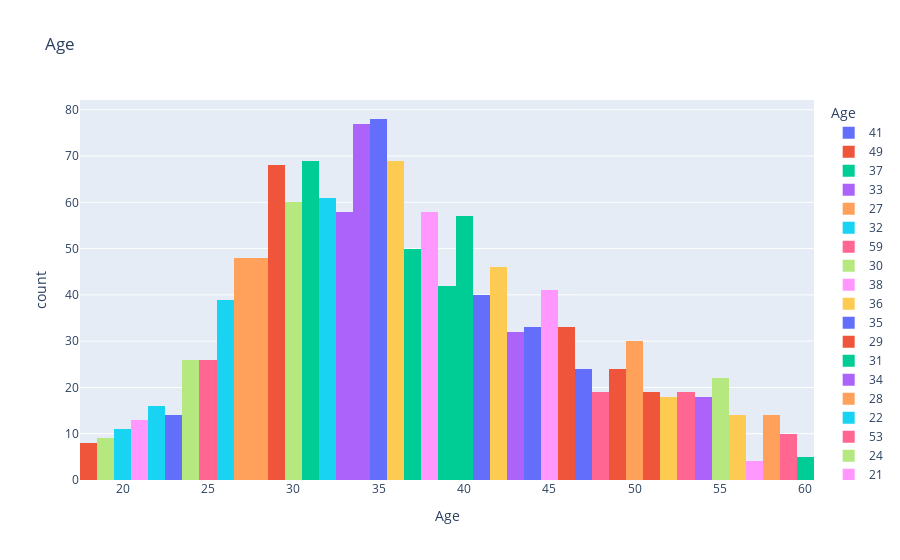

Notebook code cell kept with this figure:
### Code cell
# Age:
fig = px.histogram(age, x="Age", color = 'Age', title= 'Age')
fig.show()

### Figure 1 — Plotly figure (JSON) as saved in the notebook; plotly's stock layout.template omitted (floating-point values rounded to 4 significant figures)
{"data": [{"alignmentgroup": "True", "bingroup": "x", "hovertemplate": "Age=%{x}<br>count=%{y}<extra></extra>", "legendgroup": "41", "marker": {"color": "#636efa"}, "name": "41", "offsetgroup": "41", "orientation": "v", "showlegend": true, "type": "histogram", "x": [41, 41, 41, 41, 41, 41, 41, 41, 41, 41, 41, 41, 41, 41, 41, 41, 41, 41, 41, 41, 41, 41, 41, 41, 41, 41, 41, 41, 41, 41, 41, 41, 41, 41, 41, 41, 41, 41, 41, 41], "xaxis": "x", "yaxis": "y"}, {"alignmentgroup": "True", "bingroup": "x", "hovertemplate": "Age=%{x}<br>count=%{y}<extra></extra>", "legendgroup": "49", "marker": {"color": "#EF553B"}, "name": "49", "offsetgroup": "49", "orientation": "v", "showlegend": true, "type": "histogram", "x": [49, 49, 49, 49, 49, 49, 49, 49, 49, 49, 49, 49, 49, 49, 49, 49, 49, 49, 49, 49, 49, 49, 49, 49], "xaxis": "x", "yaxis": "y"}, {"alignmentgroup": "True", "bingroup": "x", "hovertemplate": "Age=%{x}<br>count=%{y}<extra></extra>", "legendgroup": "37", "marker": {"color": "#00cc96"}, "name": "37", "offsetgroup": "37", "orientation": "v", "showlegend": true, "type": "histogram", "x": [37, 37, 37, 37, 37, 37, 37, 37, 37, 37, 37, 37, 37, 37, 37, 37, 37, 37, 37, 37, 37, 37, 37, 37, 37, 37, 37, 37, 37, 37, 37, 37, 37, 37, 37, 37, 37, 37, 37, 37, 37, 37, 37, 37, 37, 37, 37, 37, 37, 37], "xaxis": "x", "yaxis": "y"}, {"alignmentgroup": "True", "bingroup": "x", "hovertemplate": "Age=%{x}<br>count=%{y}<extra></extra>", "legendgroup": "33", "marker": {"color": "#ab63fa"}, "name": "33", "offsetgroup": "33", "orientation": "v", "showlegend": true, "type": "histogram", "x": [33, 33, 33, 33, 33, 33, 33, 33, 33, 33, 33, 33, 33, 33, 33, 33, 33, 33, 33, 33, 33, 33, 33, 33, 33, 33, 33, 33, 33, 33, 33, 33, 33, 33, 33, 33, 33, 33, 33, 33, 33, 33, 33, 33, 33, 33, 33, 33, 33, 33, 33, 33, 33, 33, 33, 33, 33, 33], "xaxis": "x", "yaxis": "y"}, {"alignmentgroup": "True", "bingroup": "x", "hovertemplate": "Age=%{x}<br>count=%{y}<extra></extra>", "legendgroup": "27", "marker": {"color": "#FFA15A"}, "name": "27", "offsetgroup": "27", "orientation": "v", "showlegend": true, "type": "histogram", "x": [27, 27, 27, 27, 27, 27, 27, 27, 27, 27, 27, 27, 27, 27, 27, 27, 27, 27, 27, 27, 27, 27, 27, 27, 27, 27, 27, 27, 27, 27, 27, 27, 27, 27, 27, 27, 27, 27, 27, 27, 27, 27, 27, 27, 27, 27, 27, 27], "xaxis": "x", "yaxis": "y"}, {"alignmentgroup": "True", "bingroup": "x", "hovertemplate": "Age=%{x}<br>count=%{y}<extra></extra>", "legendgroup": "32", "marker": {"color": "#19d3f3"}, "name": "32", "offsetgroup": "32", "orientation": "v", "showlegend": true, "type": "histogram", "x": [32, 32, 32, 32, 32, 32, 32, 32, 32, 32, 32, 32, 32, 32, 32, 32, 32, 32, 32, 32, 32, 32, 32, 32, 32, 32, 32, 32, 32, 32, 32, 32, 32, 32, 32, 32, 32, 32, 32, 32, 32, 32, 32, 32, 32, 32, 32, 32, 32, 32, 32, 32, 32, 32, 32, 32, 32, 32, 32, 32, 32], "xaxis": "x", "yaxis": "y"}, {"alignmentgroup": "True", "bingroup": "x", "hovertemplate": "Age=%{x}<br>count=%{y}<extra></extra>", "legendgroup": "59", "marker": {"color": "#FF6692"}, "name": "59", "offsetgroup": "59", "orientation": "v", "showlegend": true, "type": "histogram", "x": [59, 59, 59, 59, 59, 59, 59, 59, 59, 59], "xaxis": "x", "yaxis": "y"}, {"alignmentgroup": "True", "bingroup": "x", "hovertemplate": "Age=%{x}<br>count=%{y}<extra></extra>", "legendgroup": "30", "marker": {"color": "#B6E880"}, "name": "30", "offsetgroup": "30", "orientation": "v", "showlegend": true, "type": "histogram", "x": [30, 30, 30, 30, 30, 30, 30, 30, 30, 30, 30, 30, 30, 30, 30, 30, 30, 30, 30, 30, 30, 30, 30, 30, 30, 30, 30, 30, 30, 30, 30, 30, 30, 30, 30, 30, 30, 30, 30, 30, 30, 30, 30, 30, 30, 30, 30, 30, 30, 30, 30, 30, 30, 30, 30, 30, 30, 30, 30, 30], "xaxis": "x", "yaxis": "y"}, {"alignmentgroup": "True", "bingroup": "x", "hovertemplate": "Age=%{x}<br>count=%{y}<extra></extra>", "legendgroup": "38", "marker": {"color": "#FF97FF"}, "name": "38", "offsetgroup": "38", "orientation": "v", "showlegend": true, "type": "histogram", "x": [38, 38, 38, 38, 38, 38, 38, 38, 38, 38, 38, 38, 38, 38, 38, 38, 38, 38, 38, 38, 38, 38, 38, 38, 38, 38, 38, 38, 38, 38, 38, 38, 38, 38, 38, 38, 38, 38, 38, 38, 38, 38, 38, 38, 38, 38, 38, 38, 38, 38, 38, 38, 38, 38, 38, 38, 38, 38], "xaxis": "x", "yaxis": "y"}, {"alignmentgroup": "True", "bingroup": "x", "hovertemplate": "Age=%{x}<br>count=%{y}<extra></extra>", "legendgroup": "36", "marker": {"color": "#FECB52"}, "name": "36", "offsetgroup": "36", "orientation": "v", "showlegend": true, "type": "histogram", "x": [36, 36, 36, 36, 36, 36, 36, 36, 36, 36, 36, 36, 36, 36, 36, 36, 36, 36, 36, 36, 36, 36, 36, 36, 36, 36, 36, 36, 36, 36, 36, 36, 36, 36, 36, 36, 36, 36, 36, 36, 36, 36, 36, 36, 36, 36, 36, 36, 36, 36, 36, 36, 36, 36, 36, 36, 36, 36, 36, 36, 36, 36, 36, 36, 36, 36, 36, 36, 36], "xaxis": "x", "yaxis": "y"}, {"alignmentgroup": "True", "bingroup": "x", "hovertemplate": "Age=%{x}<br>count=%{y}<extra></extra>", "legendgroup": "35", "marker": {"color": "#636efa"}, "name": "35", "offsetgroup": "35", "orientation": "v", "showlegend": true, "type": "histogram", "x": [35, 35, 35, 35, 35, 35, 35, 35, 35, 35, 35, 35, 35, 35, 35, 35, 35, 35, 35, 35, 35, 35, 35, 35, 35, 35, 35, 35, 35, 35, 35, 35, 35, 35, 35, 35, 35, 35, 35, 35, 35, 35, 35, 35, 35, 35, 35, 35, 35, 35, 35, 35, 35, 35, 35, 35, 35, 35, 35, 35, 35, 35, 35, 35, 35, 35, 35, 35, 35, 35, 35, 35, 35, 35, 35, 35, 35, 35], "xaxis": "x", "yaxis": "y"}, {"alignmentgroup": "True", "bingroup": "x", "hovertemplate": "Age=%{x}<br>count=%{y}<extra></extra>", "legendgroup": "29", "marker": {"color": "#EF553B"}, "name": "29", "offsetgroup": "29", "orientation": "v", "showlegend": true, "type": "histogram", "x": [29, 29, 29, 29, 29, 29, 29, 29, 29, 29, 29, 29, 29, 29, 29, 29, 29, 29, 29, 29, 29, 29, 29, 29, 29, 29, 29, 29, 29, 29, 29, 29, 29, 29, 29, 29, 29, 29, 29, 29, 29, 29, 29, 29, 29, 29, 29, 29, 29, 29, 29, 29, 29, 29, 29, 29, 29, 29, 29, 29, 29, 29, 29, 29, 29, 29, 29, 29], "xaxis": "x", "yaxis": "y"}, {"alignmentgroup": "True", "bingroup": "x", "hovertemplate": "Age=%{x}<br>count=%{y}<extra></extra>", "legendgroup": "31", "marker": {"color": "#00cc96"}, "name": "31", "offsetgroup": "31", "orientation": "v", "showlegend": true, "type": "histogram", "x": [31, 31, 31, 31, 31, 31, 31, 31, 31, 31, 31, 31, 31, 31, 31, 31, 31, 31, 31, 31, 31, 31, 31, 31, 31, 31, 31, 31, 31, 31, 31, 31, 31, 31, 31, 31, 31, 31, 31, 31, 31, 31, 31, 31, 31, 31, 31, 31, 31, 31, 31, 31, 31, 31, 31, 31, 31, 31, 31, 31, 31, 31, 31, 31, 31, 31, 31, 31, 31], "xaxis": "x", "yaxis": "y"}, {"alignmentgroup": "True", "bingroup": "x", "hovertemplate": "Age=%{x}<br>count=%{y}<extra></extra>", "legendgroup": "34", "marker": {"color": "#ab63fa"}, "name": "34", "offsetgroup": "34", "orientation": "v", "showlegend": true, "type": "histogram", "x": [34, 34, 34, 34, 34, 34, 34, 34, 34, 34, 34, 34, 34, 34, 34, 34, 34, 34, 34, 34, 34, 34, 34, 34, 34, 34, 34, 34, 34, 34, 34, 34, 34, 34, 34, 34, 34, 34, 34, 34, 34, 34, 34, 34, 34, 34, 34, 34, 34, 34, 34, 34, 34, 34, 34, 34, 34, 34, 34, 34, 34, 34, 34, 34, 34, 34, 34, 34, 34, 34, 34, 34, 34, 34, 34, 34, 34], "xaxis": "x", "yaxis": "y"}, {"alignmentgroup": "True", "bingroup": "x", "hovertemplate": "Age=%{x}<br>count=%{y}<extra></extra>", "legendgroup": "28", "marker": {"color": "#FFA15A"}, "name": "28", "offsetgroup": "28", "orientation": "v", "showlegend": true, "type": "histogram", "x": [28, 28, 28, 28, 28, 28, 28, 28, 28, 28, 28, 28, 28, 28, 28, 28, 28, 28, 28, 28, 28, 28, 28, 28, 28, 28, 28, 28, 28, 28, 28, 28, 28, 28, 28, 28, 28, 28, 28, 28, 28, 28, 28, 28, 28, 28, 28, 28], "xaxis": "x", "yaxis": "y"}, {"alignmentgroup": "True", "bingroup": "x", "hovertemplate": "Age=%{x}<br>count=%{y}<extra></extra>", "legendgroup": "22", "marker": {"color": "#19d3f3"}, "name": "22", "offsetgroup": "22", "orientation": "v", "showlegend": true, "type": "histogram", "x": [22, 22, 22, 22, 22, 22, 22, 22, 22, 22, 22, 22, 22, 22, 22, 22], "xaxis": "x", "yaxis": "y"}, {"alignmentgroup": "True", "bingroup": "x", "hovertemplate": "Age=%{x}<br>count=%{y}<extra></extra>", "legendgroup": "53", "marker": {"color": "#FF6692"}, "name": "53", "offsetgroup": "53", "orientation": "v", "showlegend": true, "type": "histogram", "x": [53, 53, 53, 53, 53, 53, 53, 53, 53, 53, 53, 53, 53, 53, 53, 53, 53, 53, 53], "xaxis": "x", "yaxis": "y"}, {"alignmentgroup": "True", "bingroup": "x", "hovertemplate": "Age=%{x}<br>count=%{y}<extra></extra>", "legendgroup": "24", "marker": {"color": "#B6E880"}, "name": "24", "offsetgroup": "24", "orientation": "v", "showlegend": true, "type": "histogram", "x": [24, 24, 24, 24, 24, 24, 24, 24, 24, 24, 24, 24, 24, 24, 24, 24, 24, 24, 24, 24, 24, 24, 24, 24, 24, 24], "xaxis": "x", "yaxis": "y"}, {"alignmentgroup": "True", "bingroup": "x", "hovertemplate": "Age=%{x}<br>count=%{y}<extra></extra>", "legendgroup": "21", "marker": {"color": "#FF97FF"}, "name": "21", "offsetgroup": "21", "orientation": "v", "showlegend": true, "type": "histogram", "x": [21, 21, 21, 21, 21, 21, 21, 21, 21, 21, 21, 21, 21], "xaxis": "x", "yaxis": "y"}, {"alignmentgroup": "True", "bingroup": "x", "hovertemplate": "Age=%{x}<br>count=%{y}<extra></extra>", "legendgroup": "42", "marker": {"color": "#FECB52"}, "name": "42", "offsetgroup": "42", "orientation": "v", "showlegend": true, "type": "histogram", "x": [42, 42, 42, 42, 42, 42, 42, 42, 42, 42, 42, 42, 42, 42, 42, 42, 42, 42, 42, 42, 42, 42, 42, 42, 42, 42, 42, 42, 42, 42, 42, 42, 42, 42, 42, 42, 42, 42, 42, 42, 42, 42, 42, 42, 42, 42], "xaxis": "x", "yaxis": "y"}, {"alignmentgroup": "True", "bingroup": "x", "hovertemplate": "Age=%{x}<br>count=%{y}<extra></extra>", "legendgroup": "44", "marker": {"color": "#636efa"}, "name": "44", "offsetgroup": "44", "orientation": "v", "showlegend": true, "type": "histogram", "x": [44, 44, 44, 44, 44, 44, 44, 44, 44, 44, 44, 44, 44, 44, 44, 44, 44, 44, 44, 44, 44, 44, 44, 44, 44, 44, 44, 44, 44, 44, 44, 44, 44], "xaxis": "x", "yaxis": "y"}, {"alignmentgroup": "True", "bingroup": "x", "hovertemplate": "Age=%{x}<br>count=%{y}<extra></extra>", "legendgroup": "46", "marker": {"color": "#EF553B"}, "name": "46", "offsetgroup": "46", "orientation": "v", "showlegend": true, "type": "histogram", "x": [46, 46, 46, 46, 46, 46, 46, 46, 46, 46, 46, 46, 46, 46, 46, 46, 46, 46, 46, 46, 46, 46, 46, 46, 46, 46, 46, 46, 46, 46, 46, 46, 46], "xaxis": "x", "yaxis": "y"}, {"alignmentgroup": "True", "bingroup": "x", "hovertemplate": "Age=%{x}<br>count=%{y}<extra></extra>", "legendgroup": "39", "marker": {"color": "#00cc96"}, "name": "39", "offsetgroup": "39", "orientation": "v", "showlegend": true, "type": "histogram", "x": [39, 39, 39, 39, 39, 39, 39, 39, 39, 39, 39, 39, 39, 39, 39, 39, 39, 39, 39, 39, 39, 39, 39, 39, 39, 39, 39, 39, 39, 39, 39, 39, 39, 39, 39, 39, 39, 39, 39, 39, 39, 39], "xaxis": "x", "yaxis": "y"}, {"alignmentgroup": "True", "bingroup": "x", "hovertemplate": "Age=%{x}<br>count=%{y}<extra></extra>", "legendgroup": "43", "marker": {"color": "#ab63fa"}, "name": "43", "offsetgroup": "43", "orientation": "v", "showlegend": true, "type": "histogram", "x": [43, 43, 43, 43, 43, 43, 43, 43, 43, 43, 43, 43, 43, 43, 43, 43, 43, 43, 43, 43, 43, 43, 43, 43, 43, 43, 43, 43, 43, 43, 43, 43], "xaxis": "x", "yaxis": "y"}, {"alignmentgroup": "True", "bingroup": "x", "hovertemplate": "Age=%{x}<br>count=%{y}<extra></extra>", "legendgroup": "50", "marker": {"color": "#FFA15A"}, "name": "50", "offsetgroup": "50", "orientation": "v", "showlegend": true, "type": "histogram", "x": [50, 50, 50, 50, 50, 50, 50, 50, 50, 50, 50, 50, 50, 50, 50, 50, 50, 50, 50, 50, 50, 50, 50, 50, 50, 50, 50, 50, 50, 50], "xaxis": "x", "yaxis": "y"}, {"alignmentgroup": "True", "bingroup": "x", "hovertemplate": "Age=%{x}<br>count=%{y}<extra></extra>", "legendgroup": "26", "marker": {"color": "#19d3f3"}, "name": "26", "offsetgroup": "26", "orientation": "v", "showlegend": true, "type": "histogram", "x": [26, 26, 26, 26, 26, 26, 26, 26, 26, 26, 26, 26, 26, 26, 26, 26, 26, 26, 26, 26, 26, 26, 26, 26, 26, 26, 26, 26, 26, 26, 26, 26, 26, 26, 26, 26, 26, 26, 26], "xaxis": "x", "yaxis": "y"}, {"alignmentgroup": "True", "bingroup": "x", "hovertemplate": "Age=%{x}<br>count=%{y}<extra></extra>", "legendgroup": "48", "marker": {"color": "#FF6692"}, "name": "48", "offsetgroup": "48", "orientation": "v", "showlegend": true, "type": "histogram", "x": [48, 48, 48, 48, 48, 48, 48, 48, 48, 48, 48, 48, 48, 48, 48, 48, 48, 48, 48], "xaxis": "x", "yaxis": "y"}, {"alignmentgroup": "True", "bingroup": "x", "hovertemplate": "Age=%{x}<br>count=%{y}<extra></extra>", "legendgroup": "55", "marker": {"color": "#B6E880"}, "name": "55", "offsetgroup": "55", "orientation": "v", "showlegend": true, "type": "histogram", "x": [55, 55, 55, 55, 55, 55, 55, 55, 55, 55, 55, 55, 55, 55, 55, 55, 55, 55, 55, 55, 55, 55], "xaxis": "x", "yaxis": "y"}, {"alignmentgroup": "True", "bingroup": "x", "hovertemplate": "Age=%{x}<br>count=%{y}<extra></extra>", "legendgroup": "45", "marker": {"color": "#FF97FF"}, "name": "45", "offsetgroup": "45", "orientation": "v", "showlegend": true, "type": "histogram", "x": [45, 45, 45, 45, 45, 45, 45, 45, 45, 45, 45, 45, 45, 45, 45, 45, 45, 45, 45, 45, 45, 45, 45, 45, 45, 45, 45, 45, 45, 45, 45, 45, 45, 45, 45, 45, 45, 45, 45, 45, 45], "xaxis": "x", "yaxis": "y"}, {"alignmentgroup": "True", "bingroup": "x", "hovertemplate": "Age=%{x}<br>count=%{y}<extra></extra>", "legendgroup": "56", "marker": {"color": "#FECB52"}, "name": "56", "offsetgroup": "56", "orientation": "v", "showlegend": true, "type": "histogram", "x": [56, 56, 56, 56, 56, 56, 56, 56, 56, 56, 56, 56, 56, 56], "xaxis": "x", "yaxis": "y"}, {"alignmentgroup": "True", "bingroup": "x", "hovertemplate": "Age=%{x}<br>count=%{y}<extra></extra>", "legendgroup": "23", "marker": {"color": "#636efa"}, "name": "23", "offsetgroup": "23", "orientation": "v", "showlegend": true, "type": "histogram", "x": [23, 23, 23, 23, 23, 23, 23, 23, 23, 23, 23, 23, 23, 23], "xaxis": "x", "yaxis": "y"}, {"alignmentgroup": "True", "bingroup": "x", "hovertemplate": "Age=%{x}<br>count=%{y}<extra></extra>", "legendgroup": "51", "marker": {"color": "#EF553B"}, "name": "51", "offsetgroup": "51", "orientation": "v", "showlegend": true, "type": "histogram", "x": [51, 51, 51, 51, 51, 51, 51, 51, 51, 51, 51, 51, 51, 51, 51, 51, 51, 51, 51], "xaxis": "x", "yaxis": "y"}, {"alignmentgroup": "True", "bingroup": "x", "hovertemplate": "Age=%{x}<br>count=%{y}<extra></extra>", "legendgroup": "40", "marker": {"color": "#00cc96"}, "name": "40", "offsetgroup": "40", "orientation": "v", "showlegend": true, "type": "histogram", "x": [40, 40, 40, 40, 40, 40, 40, 40, 40, 40, 40, 40, 40, 40, 40, 40, 40, 40, 40, 40, 40, 40, 40, 40, 40, 40, 40, 40, 40, 40, 40, 40, 40, 40, 40, 40, 40, 40, 40, 40, 40, 40, 40, 40, 40, 40, 40, 40, 40, 40, 40, 40, 40, 40, 40, 40, 40], "xaxis": "x", "yaxis": "y"}, {"alignmentgroup": "True", "bingroup": "x", "hovertemplate": "Age=%{x}<br>count=%{y}<extra></extra>", "legendgroup": "54", "marker": {"color": "#ab63fa"}, "name": "54", "offsetgroup": "54", "orientation": "v", "showlegend": true, "type": "histogram", "x": [54, 54, 54, 54, 54, 54, 54, 54, 54, 54, 54, 54, 54, 54, 54, 54, 54, 54], "xaxis": "x", "yaxis": "y"}, {"alignmentgroup": "True", "bingroup": "x", "hovertemplate": "Age=%{x}<br>count=%{y}<extra></extra>", "legendgroup": "58", "marker": {"color": "#FFA15A"}, "name": "58", "offsetgroup": "58", "orientation": "v", "showlegend": true, "type": "histogram", "x": [58, 58, 58, 58, 58, 58, 58, 58, 58, 58, 58, 58, 58, 58], "xaxis": "x", "yaxis": "y"}, {"alignmentgroup": "True", "bingroup": "x", "hovertemplate": "Age=%{x}<br>count=%{y}<extra></extra>", "legendgroup": "20", "marker": {"color": "#19d3f3"}, "name": "20", "offsetgroup": "20", "orientation": "v", "showlegend": true, "type": "histogram", "x": [20, 20, 20, 20, 20, 20, 20, 20, 20, 20, 20], "xaxis": "x", "yaxis": "y"}, {"alignmentgroup": "True", "bingroup": "x", "hovertemplate": "Age=%{x}<br>count=%{y}<extra></extra>", "legendgroup": "25", "marker": {"color": "#FF6692"}, "name": "25", "offsetgroup": "25", "orientation": "v", "showlegend": true, "type": "histogram", "x": [25, 25, 25, 25, 25, 25, 25, 25, 25, 25, 25, 25, 25, 25, 25, 25, 25, 25, 25, 25, 25, 25, 25, 25, 25, 25], "xaxis": "x", "yaxis": "y"}, {"alignmentgroup": "True", "bingroup": "x", "hovertemplate": "Age=%{x}<br>count=%{y}<extra></extra>", "legendgroup": "19", "marker": {"color": "#B6E880"}, "name": "19", "offsetgroup": "19", "orientation": "v", "showlegend": true, "type": "histogram", "x": [19, 19, 19, 19, 19, 19, 19, 19, 19], "xaxis": "x", "yaxis": "y"}, {"alignmentgroup": "True", "bingroup": "x", "hovertemplate": "Age=%{x}<br>count=%{y}<extra></extra>", "legendgroup": "57", "marker": {"color": "#FF97FF"}, "name": "57", "offsetgroup": "57", "orientation": "v", "showlegend": true, "type": "histogram", "x": [57, 57, 57, 57], "xaxis": "x", "yaxis": "y"}, {"alignmentgroup": "True", "bingroup": "x", "hovertemplate": "Age=%{x}<br>count=%{y}<extra></extra>", "legendgroup": "52", "marker": {"color": "#FECB52"}, "name": "52", "offsetgroup": "52", "orientation": "v", "showlegend": true, "type": "histogram", "x": [52, 52, 52, 52, 52, 52, 52, 52, 52, 52, 52, 52, 52, 52, 52, 52, 52, 52], "xaxis": "x", "yaxis": "y"}, {"alignmentgroup": "True", "bingroup": "x", "hovertemplate": "Age=%{x}<br>count=%{y}<extra></extra>", "legendgroup": "47", "marker": {"color": "#636efa"}, "name": "47", "offsetgroup": "47", "orientation": "v", "showlegend": true, "type": "histogram", "x": [47, 47, 47, 47, 47, 47, 47, 47, 47, 47, 47, 47, 47, 47, 47, 47, 47, 47, 47, 47, 47, 47, 47, 47], "xaxis": "x", "yaxis": "y"}, {"alignmentgroup": "True", "bingroup": "x", "hovertemplate": "Age=%{x}<br>count=%{y}<extra></extra>", "legendgroup": "18", "marker": {"color": "#EF553B"}, "name": "18", "offsetgroup": "18", "orientation": "v", "showlegend": true, "type": "histogram", "x": [18, 18, 18, 18, 18, 18, 18, 18], "xaxis": "x", "yaxis": "y"}, {"alignmentgroup": "True", "bingroup": "x", "hovertemplate": "Age=%{x}<br>count=%{y}<extra></extra>", "legendgroup": "60", "marker": {"color": "#00cc96"}, "name": "60", "offsetgroup": "60", "orientation": "v", "showlegend": true, "type": "histogram", "x": [60, 60, 60, 60, 60], "xaxis": "x", "yaxis": "y"}], "layout": {"barmode": "relative", "legend": {"title": {"text": "Age"}, "tracegroupgap": 0}, "title": {"text": "Age"}, "xaxis": {"anchor": "y", "categoryarray": [41, 49, 37, 33, 27, 32, 59, 30, 38, 36, 35, 29, 31, 34, 28, 22, 53, 24, 21, 42, 44, 46, 39, 43, 50, 26, 48, 55, 45, 56, 23, 51, 40, 54, 58, 20, 25, 19, 57, 52, 47, 18, 60], "categoryorder": "array", "domain": [0, 1], "title": {"text": "Age"}}, "yaxis": {"anchor": "x", "domain": [0, 1], "title": {"text": "count"}}}}
